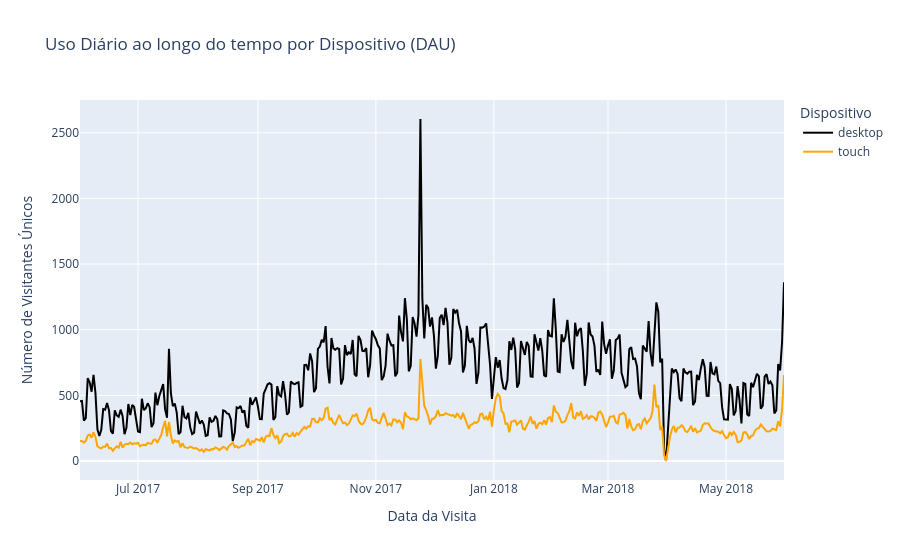
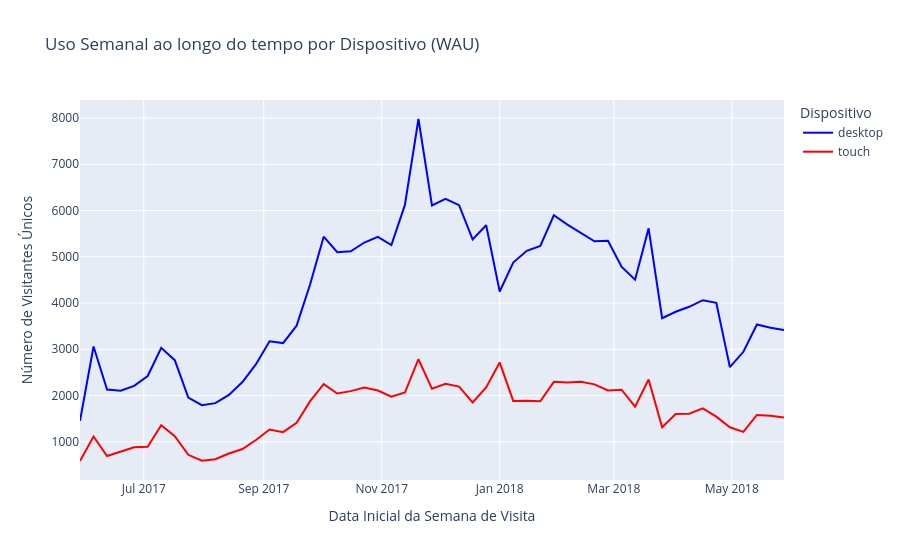
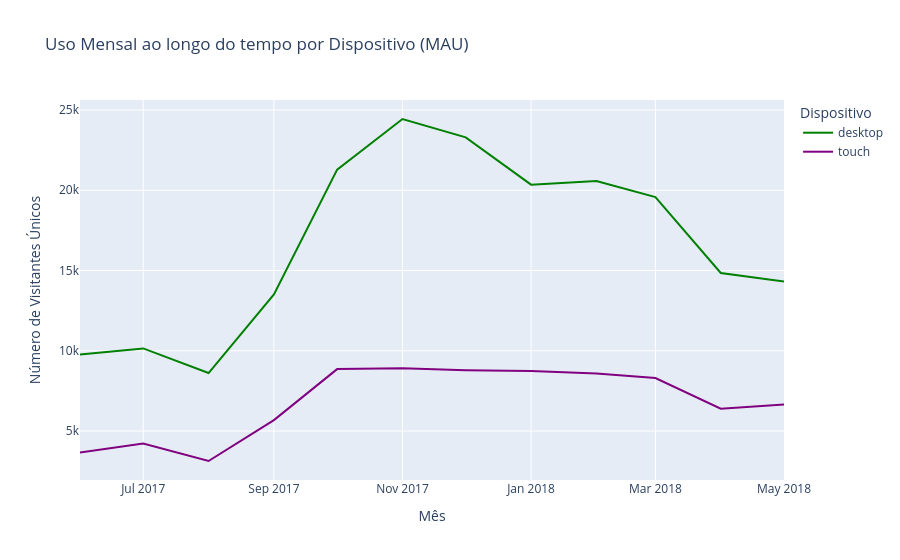

These figures' notebook cell, in order:
### Markdown cell above
conclusões:

Podemos observar que:
- Em média, apenas ~16% dos usuários semanais visitam o site diariamente. A maioria dos usuários (84%) não tem o hábito de usar o produto todos os dias.
- Apenas cerca de 4% dos usuários mensais são usuários diários ativos. Isso confirma que o produto não é usado diariamente pela maioria.
- O comportamento dos visitantes não mudam muito de dispositivo para dispositivo, mas o desktop mostra-se ligeiramente a frente

### Code cell
# Plotando gráficos de linhas para entender o comportamento de dau, wau e mau ao longo ndo tempo:
# Agregando os usuários únicos por data, semana, mês E dispositivo
dau_device = visits.groupby(['data', 'device'])['uid'].nunique().reset_index().rename(columns={'uid':'visitas_diarias'})
wau_device = visits.groupby(['semana', 'device'])['uid'].nunique().reset_index().rename(columns={'uid':'visitas_semanais'})
mau_device = visits.groupby(['mes', 'device'])['uid'].nunique().reset_index().rename(columns={'uid':'visitas_mensais'})

# Plotando gráficos de linhas segmentados por dispositivo:

# DAU por dispositivo
fig_dau_device = px.line(dau_device, 
                        x='data', 
                        y='visitas_diarias',
                        color='device',
                        title='Uso Diário ao longo do tempo por Dispositivo (DAU)', 
                        labels={'data': 'Data da Visita', 'visitas_diarias': 'Número de Visitantes Únicos', 'device': 'Dispositivo'},
                        color_discrete_map={'desktop': 'black', 'touch': 'orange'})

dau_device_plot = dau_device.copy()
dau_device_plot['data'] = dau_device_plot['data'].dt.to_timestamp()

wau_device_plot = wau_device.copy()
wau_device_plot['semana'] = wau_device_plot['semana'].dt.to_timestamp()

mau_device_plot = mau_device.copy()
mau_device_plot['mes'] = mau_device_plot['mes'].dt.to_timestamp()

# DAU por dispositivo
fig_dau_device = px.line(
    dau_device_plot,
    x='data',
    y='visitas_diarias',
    color='device',
    title='Uso Diário ao longo do tempo por Dispositivo (DAU)',
    labels={'data': 'Data da Visita', 'visitas_diarias': 'Número de Visitantes Únicos', 'device': 'Dispositivo'},
    color_discrete_map={'desktop': 'black', 'touch': 'orange'}
)
fig_dau_device.show()

# WAU por dispositivo
fig_wau_device = px.line(
    wau_device_plot,
    x='semana',
    y='visitas_semanais',
    color='device',
    title='Uso Semanal ao longo do tempo por Dispositivo (WAU)',
    labels={'semana': 'Data Inicial da Semana de Visita', 'visitas_semanais': 'Número de Visitantes Únicos', 'device': 'Dispositivo'},
    color_discrete_map={'desktop': 'blue', 'touch': 'red'}
)
fig_wau_device.show()

# MAU por dispositivo
fig_mau_device = px.line(
    mau_device_plot,
    x='mes',
    y='visitas_mensais',
    color='device',
    title='Uso Mensal ao longo do tempo por Dispositivo (MAU)',
    labels={'mes': 'Mês', 'visitas_mensais': 'Número de Visitantes Únicos', 'device': 'Dispositivo'},
    color_discrete_map={'desktop': 'green', 'touch': 'purple'}
)
fig_mau_device.show()

### Figure 1 — Plotly figure (JSON) as saved in the notebook; plotly's stock layout.template omitted (floating-point values rounded to 4 significant figures; data arrays with more than 128 entries replaced by an {"elided": "..."} marker saying what was removed)
{"data": [{"hovertemplate": "Dispositivo=desktop<br>Data da Visita=%{x}<br>Número de Visitantes Únicos=%{y}<extra></extra>", "legendgroup": "desktop", "line": {"color": "black", "dash": "solid"}, "marker": {"symbol": "circle"}, "mode": "lines", "name": "desktop", "orientation": "v", "showlegend": true, "type": "scatter", "x": {"elided": "364 str values"}, "xaxis": "x", "y": {"elided": "364 int values"}, "yaxis": "y"}, {"hovertemplate": "Dispositivo=touch<br>Data da Visita=%{x}<br>Número de Visitantes Únicos=%{y}<extra></extra>", "legendgroup": "touch", "line": {"color": "orange", "dash": "solid"}, "marker": {"symbol": "circle"}, "mode": "lines", "name": "touch", "orientation": "v", "showlegend": true, "type": "scatter", "x": {"elided": "364 str values"}, "xaxis": "x", "y": {"elided": "364 int values"}, "yaxis": "y"}], "layout": {"legend": {"title": {"text": "Dispositivo"}, "tracegroupgap": 0}, "title": {"text": "Uso Diário ao longo do tempo por Dispositivo (DAU)"}, "xaxis": {"anchor": "y", "domain": [0, 1], "title": {"text": "Data da Visita"}}, "yaxis": {"anchor": "x", "domain": [0, 1], "title": {"text": "Número de Visitantes Únicos"}}}}

### Figure 2 — Plotly figure (JSON) as saved in the notebook; plotly's stock layout.template omitted (floating-point values rounded to 4 significant figures)
{"data": [{"hovertemplate": "Dispositivo=desktop<br>Data Inicial da Semana de Visita=%{x}<br>Número de Visitantes Únicos=%{y}<extra></extra>", "legendgroup": "desktop", "line": {"color": "blue", "dash": "solid"}, "marker": {"symbol": "circle"}, "mode": "lines", "name": "desktop", "orientation": "v", "showlegend": true, "type": "scatter", "x": ["2017-05-29T00:00:00", "2017-06-05T00:00:00", "2017-06-12T00:00:00", "2017-06-19T00:00:00", "2017-06-26T00:00:00", "2017-07-03T00:00:00", "2017-07-10T00:00:00", "2017-07-17T00:00:00", "2017-07-24T00:00:00", "2017-07-31T00:00:00", "2017-08-07T00:00:00", "2017-08-14T00:00:00", "2017-08-21T00:00:00", "2017-08-28T00:00:00", "2017-09-04T00:00:00", "2017-09-11T00:00:00", "2017-09-18T00:00:00", "2017-09-25T00:00:00", "2017-10-02T00:00:00", "2017-10-09T00:00:00", "2017-10-16T00:00:00", "2017-10-23T00:00:00", "2017-10-30T00:00:00", "2017-11-06T00:00:00", "2017-11-13T00:00:00", "2017-11-20T00:00:00", "2017-11-27T00:00:00", "2017-12-04T00:00:00", "2017-12-11T00:00:00", "2017-12-18T00:00:00", "2017-12-25T00:00:00", "2018-01-01T00:00:00", "2018-01-08T00:00:00", "2018-01-15T00:00:00", "2018-01-22T00:00:00", "2018-01-29T00:00:00", "2018-02-05T00:00:00", "2018-02-12T00:00:00", "2018-02-19T00:00:00", "2018-02-26T00:00:00", "2018-03-05T00:00:00", "2018-03-12T00:00:00", "2018-03-19T00:00:00", "2018-03-26T00:00:00", "2018-04-02T00:00:00", "2018-04-09T00:00:00", "2018-04-16T00:00:00", "2018-04-23T00:00:00", "2018-04-30T00:00:00", "2018-05-07T00:00:00", "2018-05-14T00:00:00", "2018-05-21T00:00:00", "2018-05-28T00:00:00"], "xaxis": "x", "y": [1451, 3061, 2129, 2102, 2209, 2422, 3032, 2764, 1954, 1790, 1835, 2013, 2290, 2678, 3173, 3134, 3510, 4405, 5434, 5098, 5118, 5308, 5432, 5254, 6121, 7979, 6109, 6250, 6115, 5374, 5681, 4250, 4875, 5128, 5236, 5898, 5697, 5522, 5336, 5347, 4787, 4505, 5614, 3671, 3811, 3918, 4061, 4004, 2615, 2945, 3535, 3467, 3417], "yaxis": "y"}, {"hovertemplate": "Dispositivo=touch<br>Data Inicial da Semana de Visita=%{x}<br>Número de Visitantes Únicos=%{y}<extra></extra>", "legendgroup": "touch", "line": {"color": "red", "dash": "solid"}, "marker": {"symbol": "circle"}, "mode": "lines", "name": "touch", "orientation": "v", "showlegend": true, "type": "scatter", "x": ["2017-05-29T00:00:00", "2017-06-05T00:00:00", "2017-06-12T00:00:00", "2017-06-19T00:00:00", "2017-06-26T00:00:00", "2017-07-03T00:00:00", "2017-07-10T00:00:00", "2017-07-17T00:00:00", "2017-07-24T00:00:00", "2017-07-31T00:00:00", "2017-08-07T00:00:00", "2017-08-14T00:00:00", "2017-08-21T00:00:00", "2017-08-28T00:00:00", "2017-09-04T00:00:00", "2017-09-11T00:00:00", "2017-09-18T00:00:00", "2017-09-25T00:00:00", "2017-10-02T00:00:00", "2017-10-09T00:00:00", "2017-10-16T00:00:00", "2017-10-23T00:00:00", "2017-10-30T00:00:00", "2017-11-06T00:00:00", "2017-11-13T00:00:00", "2017-11-20T00:00:00", "2017-11-27T00:00:00", "2017-12-04T00:00:00", "2017-12-11T00:00:00", "2017-12-18T00:00:00", "2017-12-25T00:00:00", "2018-01-01T00:00:00", "2018-01-08T00:00:00", "2018-01-15T00:00:00", "2018-01-22T00:00:00", "2018-01-29T00:00:00", "2018-02-05T00:00:00", "2018-02-12T00:00:00", "2018-02-19T00:00:00", "2018-02-26T00:00:00", "2018-03-05T00:00:00", "2018-03-12T00:00:00", "2018-03-19T00:00:00", "2018-03-26T00:00:00", "2018-04-02T00:00:00", "2018-04-09T00:00:00", "2018-04-16T00:00:00", "2018-04-23T00:00:00", "2018-04-30T00:00:00", "2018-05-07T00:00:00", "2018-05-14T00:00:00", "2018-05-21T00:00:00", "2018-05-28T00:00:00"], "xaxis": "x", "y": [584, 1113, 693, 790, 881, 892, 1359, 1121, 718, 589, 621, 746, 842, 1039, 1266, 1208, 1411, 1879, 2245, 2044, 2095, 2171, 2108, 1975, 2065, 2785, 2145, 2253, 2193, 1850, 2175, 2716, 1883, 1889, 1876, 2295, 2283, 2295, 2241, 2108, 2126, 1760, 2346, 1313, 1599, 1605, 1724, 1543, 1313, 1213, 1579, 1564, 1524], "yaxis": "y"}], "layout": {"legend": {"title": {"text": "Dispositivo"}, "tracegroupgap": 0}, "title": {"text": "Uso Semanal ao longo do tempo por Dispositivo (WAU)"}, "xaxis": {"anchor": "y", "domain": [0, 1], "title": {"text": "Data Inicial da Semana de Visita"}}, "yaxis": {"anchor": "x", "domain": [0, 1], "title": {"text": "Número de Visitantes Únicos"}}}}

### Figure 3 — Plotly figure (JSON) as saved in the notebook; plotly's stock layout.template omitted (floating-point values rounded to 4 significant figures)
{"data": [{"hovertemplate": "Dispositivo=desktop<br>Mês=%{x}<br>Número de Visitantes Únicos=%{y}<extra></extra>", "legendgroup": "desktop", "line": {"color": "green", "dash": "solid"}, "marker": {"symbol": "circle"}, "mode": "lines", "name": "desktop", "orientation": "v", "showlegend": true, "type": "scatter", "x": ["2017-06-01T00:00:00", "2017-07-01T00:00:00", "2017-08-01T00:00:00", "2017-09-01T00:00:00", "2017-10-01T00:00:00", "2017-11-01T00:00:00", "2017-12-01T00:00:00", "2018-01-01T00:00:00", "2018-02-01T00:00:00", "2018-03-01T00:00:00", "2018-04-01T00:00:00", "2018-05-01T00:00:00"], "xaxis": "x", "y": [9761, 10145, 8611, 13509, 21286, 24439, 23294, 20350, 20574, 19574, 14844, 14312], "yaxis": "y"}, {"hovertemplate": "Dispositivo=touch<br>Mês=%{x}<br>Número de Visitantes Únicos=%{y}<extra></extra>", "legendgroup": "touch", "line": {"color": "purple", "dash": "solid"}, "marker": {"symbol": "circle"}, "mode": "lines", "name": "touch", "orientation": "v", "showlegend": true, "type": "scatter", "x": ["2017-06-01T00:00:00", "2017-07-01T00:00:00", "2017-08-01T00:00:00", "2017-09-01T00:00:00", "2017-10-01T00:00:00", "2017-11-01T00:00:00", "2017-12-01T00:00:00", "2018-01-01T00:00:00", "2018-02-01T00:00:00", "2018-03-01T00:00:00", "2018-04-01T00:00:00", "2018-05-01T00:00:00"], "xaxis": "x", "y": [3655, 4223, 3132, 5679, 8856, 8913, 8785, 8741, 8590, 8303, 6387, 6647], "yaxis": "y"}], "layout": {"legend": {"title": {"text": "Dispositivo"}, "tracegroupgap": 0}, "title": {"text": "Uso Mensal ao longo do tempo por Dispositivo (MAU)"}, "xaxis": {"anchor": "y", "domain": [0, 1], "title": {"text": "Mês"}}, "yaxis": {"anchor": "x", "domain": [0, 1], "title": {"text": "Número de Visitantes Únicos"}}}}
